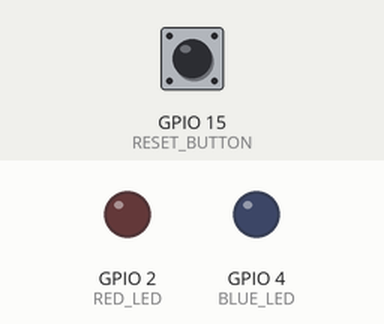
Simulated run of this sketch. Board: ESP32. Shown: output pins drawn as LEDs (lit = HIGH). The inputs (shaded band) are chosen by the test bench; at power-on: GPIO 15 (RESET_BUTTON) HIGH. WiFi joins after 1.5 s; servers stay silent unless stated; EEPROM starts erased; what the sketch prints to the serial monitor is not drawn.

Above: at 0.0 s.
At 2.3 s:
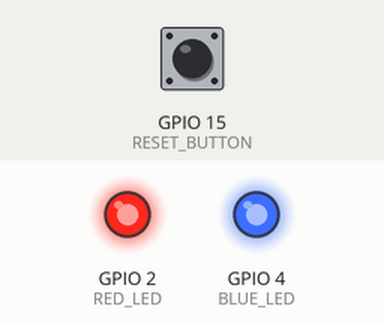
2.4 s: GPIO 15 (RESET_BUTTON) pulled LOW for 0.25 s
At 5.4 s:
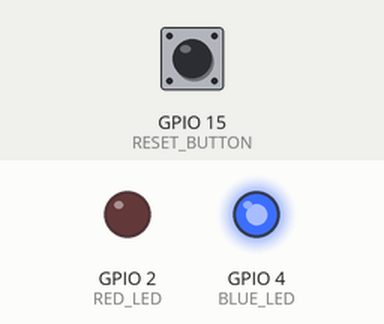
5.6 s: GPIO 15 (RESET_BUTTON) pulled LOW for 3.2 s
Timing chart, 0 to 8.6 s (numbered marks = the images above; inputs shaded):
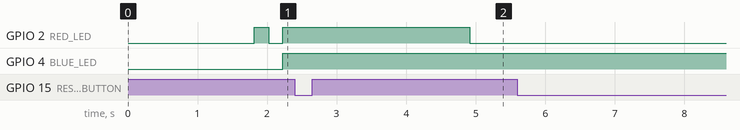

The sketch:

wifi_Reset_Connect_Complite.ino
```cpp
#include <WiFi.h>
#include <Preferences.h>
#include <WiFiManager.h>

Preferences preferences;

#define RED_LED 2
#define BLUE_LED 4
#define RESET_BUTTON 15

const static char defaultSSIDS[3][25] = {"UTL", "COFE_8451F", "COFE0071"};
const static char defaultPasswords[3][25] = {"UTL12345", "12345678", "Cofe@1231"};
const int numWifis = 3;

unsigned long lastBlink = 0;
unsigned long lastButtonCheck = 0;
unsigned long lastReconnectAttempt = 0;
bool ledState = false;
bool hotspotStarted = false;
bool inConfigMode = false;

// WiFi reconnection management
int currentNetworkIndex = 0;
bool wasConnected = false;
bool connectingInProgress = false;
unsigned long connectionStartTime = 0;
const unsigned long CONNECTION_TIMEOUT = 10000; // 10 seconds

// ISR for reset button
void IRAM_ATTR resetButtonISR() {
  static unsigned long lastInterrupt = 0;
  unsigned long currentMillis = millis();

  if (currentMillis - lastInterrupt > 1000) {
    hotspotStarted = true;
    lastInterrupt = currentMillis;
  }
}

void ledSearching() {
  if (millis() - lastBlink > 500) {
    lastBlink = millis();
    ledState = !ledState;
    digitalWrite(RED_LED, ledState);
    digitalWrite(BLUE_LED, LOW);
  }
}

void ledConnected() {
  digitalWrite(RED_LED, LOW);
  digitalWrite(BLUE_LED, HIGH);
}

void ledConnecting() {
  if (millis() - lastBlink > 200) {
    lastBlink = millis();
    ledState = !ledState;
    digitalWrite(RED_LED, ledState);
    digitalWrite(BLUE_LED, ledState); // Both LEDs blink together
  }
}

void ledConfigMode() {
  if (millis() - lastBlink > 300) {
    lastBlink = millis();
    ledState = !ledState;
    digitalWrite(RED_LED, ledState);
    digitalWrite(BLUE_LED, !ledState);
  }
}

// Function to safely connect to WiFi
bool connectToWiFi(const char* ssid, const char* password) {
  Serial.printf("\n🔄 Connecting to: %s\n", ssid);

  // Check if already connected to this network
  if (WiFi.status() == WL_CONNECTED && WiFi.SSID() == String(ssid)) {
    Serial.println("Already connected to this network");
    return true;
  }

  // Clean disconnect before new connection
  WiFi.disconnect(true);
  delay(500); // Give time for disconnect to complete

  // Stop any ongoing connection
  WiFi.mode(WIFI_OFF);
  delay(100);
  WiFi.mode(WIFI_STA);
  delay(100);

  // Set WiFi to not autoconnect (we'll handle it manually)
  WiFi.setAutoReconnect(false);
  WiFi.persistent(false);

  Serial.printf("Starting connection to: %s\n", ssid);
  WiFi.begin(ssid, password);

  connectionStartTime = millis();
  connectingInProgress = true;

  return false; // Connection started, not yet complete
}

// Check connection status
bool checkConnectionStatus() {
  if (!connectingInProgress) return false;

  wl_status_t status = WiFi.status();

  if (status == WL_CONNECTED) {
    Serial.printf(" Successfully connected to: %s\n", WiFi.SSID().c_str());
    Serial.printf("IP Address: %s\n", WiFi.localIP().toString().c_str());
    Serial.printf("RSSI: %d dBm\n", WiFi.RSSI());
    connectingInProgress = false;
    return true;
  }

  // Check for timeout
  if (millis() - connectionStartTime > CONNECTION_TIMEOUT) {
    Serial.printf(" Timeout connecting to: %s\n", WiFi.SSID().c_str());

    // Print reason for failure
    switch(status) {
      case WL_IDLE_STATUS:
        Serial.println("Status: Idle");
        break;
      case WL_NO_SSID_AVAIL:
        Serial.println("Status: SSID not available");
        break;
      case WL_SCAN_COMPLETED:
        Serial.println("Status: Scan completed");
        break;
      case WL_CONNECT_FAILED:
        Serial.println("Status: Connection failed");
        break;
      case WL_CONNECTION_LOST:
        Serial.println("Status: Connection lost");
        break;
      case WL_DISCONNECTED:
        Serial.println("Status: Disconnected");
        break;
      default:
        Serial.printf("Status: Unknown (%d)\n", status);
        break;
    }

    WiFi.disconnect(true);
    delay(100);
    connectingInProgress = false;
  }

  return false;
}

// Get total number of networks available
int getNetworkCount() {
  int count = 0;

  // Check saved network
  preferences.begin("WifiCred", true);
  String savedSSID = preferences.getString("ssid", "");
  preferences.end();

  if (savedSSID != "") {
    count++;
  }

  // Add default networks
  count += numWifis;

  return count;
}

// Get network at index
bool getNetworkAtIndex(int index, String &ssid, String &password) {
  int count = 0;

  // First check saved network
  preferences.begin("WifiCred", true);
  String savedSSID = preferences.getString("ssid", "");
  String savedPass = preferences.getString("password", "");
  preferences.end();

  if (savedSSID != "") {
    if (count == index) {
      ssid = savedSSID;
      password = savedPass;
      return true;
    }
    count++;
  }

  // Check default networks
  for (int i = 0; i < numWifis; i++) {
    if (count == index) {
      ssid = String(defaultSSIDS[i]);
      password = String(defaultPasswords[i]);
      return true;
    }
    count++;
  }

  return false; // Index out of bounds
}

void startWiFiManagerAP() {
  Serial.println("\n=== Starting WiFiManager Hotspot ===");
  inConfigMode = true;

  // Disconnect from current network
  WiFi.disconnect(true);
  delay(1000);

  // Create WiFiManager instance
  WiFiManager *wm = new WiFiManager();

  // Set configuration portal timeout (2 minutes)
  wm->setConfigPortalTimeout(120);

  bool res = wm->autoConnect("COFE-SETUP", "12345678");

  if (res) {
    Serial.println("\n=== WiFi Connected Successfully ===");
    Serial.printf("SSID: %s\n", WiFi.SSID().c_str());
    Serial.printf("IP Address: %s\n", WiFi.localIP().toString().c_str());

    // Save new credentials
    preferences.begin("WifiCred", false);
    preferences.putString("ssid", WiFi.SSID());
    preferences.putString("password", WiFi.psk());
    preferences.end();

    Serial.println("Credentials saved to preferences");

    // Reset connection parameters
    wasConnected = true;
    currentNetworkIndex = 0;
    connectingInProgress = false;

  } else {
    Serial.println("Config portal timed out");
    // Fall back to saved/default networks
    WiFi.mode(WIFI_STA);
    delay(100);
  }

  delete wm;
  inConfigMode = false;
  hotspotStarted = false;

  Serial.println("=== Returning to normal operation ===\n");
}

void checkAndReconnectWiFi() {
  // Check if connection attempt is in progress
  if (connectingInProgress) {
    if (checkConnectionStatus()) {
      // Connection successful
      wasConnected = true;
      Serial.println(" Connection established!");
    }
    return;
  }

  // Check current connection status
  if (WiFi.status() == WL_CONNECTED) {
    if (!wasConnected) {
      Serial.printf("\n WiFi Connected!\n");
      Serial.printf("SSID: %s\n", WiFi.SSID().c_str());
      Serial.printf("IP: %s\n", WiFi.localIP().toString().c_str());
      Serial.printf("RSSI: %d dBm\n", WiFi.RSSI());
      wasConnected = true;
      currentNetworkIndex = 0; // Reset to first network
    }
    return;
  }

  // If we were connected but now disconnected
  if (wasConnected) {
    Serial.println("\n WiFi Disconnected! Attempting to reconnect...");
    wasConnected = false;
    WiFi.disconnect(true);
    delay(500);
    currentNetworkIndex = 0; // Start from first network
  }

  // Try to reconnect (every 5 seconds when not connected)
  if (millis() - lastReconnectAttempt > 5000) {
    lastReconnectAttempt = millis();

    int networkCount = getNetworkCount();
    if (networkCount == 0) {
      Serial.println("No networks configured!");
      return;
    }

    // Get current network
    String ssid, password;
    if (getNetworkAtIndex(currentNetworkIndex, ssid, password)) {
      Serial.printf("\n📶 Trying network %d/%d: %s\n",
                   currentNetworkIndex + 1, networkCount, ssid.c_str());

      // Start connection
      connectToWiFi(ssid.c_str(), password.c_str());

      // Move to next network for next attempt
      currentNetworkIndex = (currentNetworkIndex + 1) % networkCount;
    }
  }
}

void setup() {
  Serial.begin(115200);
  delay(1000);

  Serial.println("\n======================================");
  Serial.println("        COFE WiFi Device");
  Serial.println("        Manual WiFi Cycling");
  Serial.println("======================================\n");

  // Initialize LEDs
  pinMode(RED_LED, OUTPUT);
  pinMode(BLUE_LED, OUTPUT);
  digitalWrite(RED_LED, LOW);
  digitalWrite(BLUE_LED, LOW);

  // Initialize reset button with interrupt
  pinMode(RESET_BUTTON, INPUT_PULLUP);
  attachInterrupt(digitalPinToInterrupt(RESET_BUTTON), resetButtonISR, FALLING);

  // Check for reset button on startup
  delay(100);
  if (digitalRead(RESET_BUTTON) == LOW) {
    Serial.println("Reset button pressed on startup. Entering config mode.");
    delay(500);
    startWiFiManagerAP();
  }

  // Initialize WiFi
  WiFi.mode(WIFI_STA);
  WiFi.setAutoReconnect(false); // We handle reconnection manually
  WiFi.persistent(false); // Don't save to flash automatically

  Serial.println("Setup complete. Starting WiFi connection...\n");

  // Force immediate connection attempt
  lastReconnectAttempt = millis() - 6000;

  // Print available networks
  Serial.println("Available Networks:");
  int count = getNetworkCount();
  for (int i = 0; i < count; i++) {
    String ssid, password;
    if (getNetworkAtIndex(i, ssid, password)) {
      Serial.printf("  %d. %s\n", i + 1, ssid.c_str());
    }
  }
  Serial.println();
}

void loop() {
  // Handle hotspot start request
  if (hotspotStarted && !inConfigMode) {
    startWiFiManagerAP();
  }

  // Handle config mode
  if (inConfigMode) {
    ledConfigMode();
    return;
  }

  // Handle connection in progress
  if (connectingInProgress) {
    ledConnecting();
    checkConnectionStatus();
  } else {
    // Check WiFi connection and reconnect if necessary
    checkAndReconnectWiFi();

    // Update LED status
    if (WiFi.status() == WL_CONNECTED) {
      ledConnected();
    } else {
      ledSearching();
    }
  }

  // Manual button check (backup to ISR)
  if (millis() - lastButtonCheck > 200) {
    lastButtonCheck = millis();

    if (digitalRead(RESET_BUTTON) == LOW) {
      static unsigned long lastButtonPress = 0;
      if (millis() - lastButtonPress > 1000) {
        lastButtonPress = millis();
        Serial.println("\nReset button pressed (manual check)");
        hotspotStarted = true;
      }
    }
  }

  // Print connection status periodically
  static unsigned long lastStatusPrint = 0;
  if (millis() - lastStatusPrint > 10000) { // Every 10 seconds
    lastStatusPrint = millis();

    wl_status_t status = WiFi.status();

    if (status == WL_CONNECTED) {
      Serial.printf("[Status] Connected to: %s, RSSI: %d dBm, IP: %s\n",
                    WiFi.SSID().c_str(), WiFi.RSSI(), WiFi.localIP().toString().c_str());
    } else if (connectingInProgress) {
      Serial.printf("[Status] Connecting to network %d... (%lu ms elapsed)\n",
                    currentNetworkIndex + 1, millis() - connectionStartTime);
    } else {
      Serial.printf("[Status] Not connected. Next attempt in %lu seconds\n",
                    (5000 - (millis() - lastReconnectAttempt)) / 1000);
    }
  }

  delay(10); // Small delay
}
```

Measured:
- after the input at 2.4 s, GPIO 4 (BLUE_LED): stops changing and stays HIGH
- after the input at 5.6 s, every drawn part: stays the same
